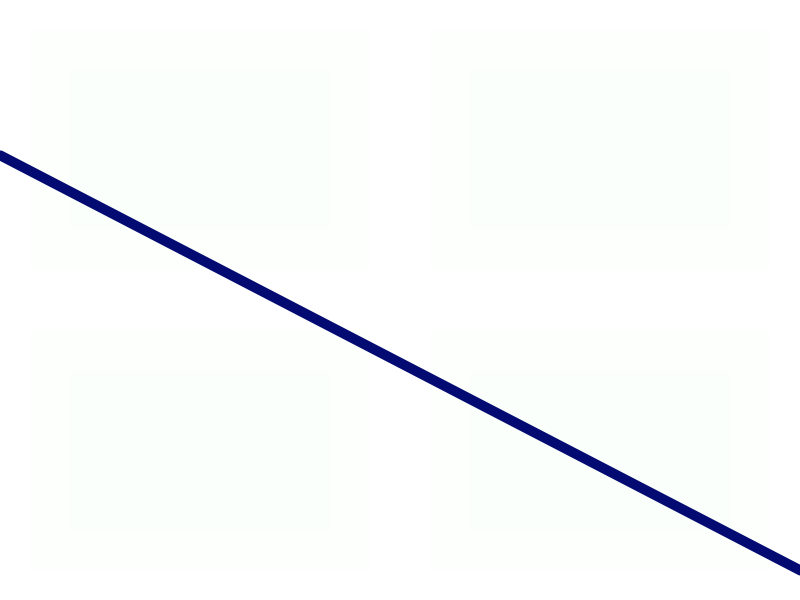
Frame 1 (no input)
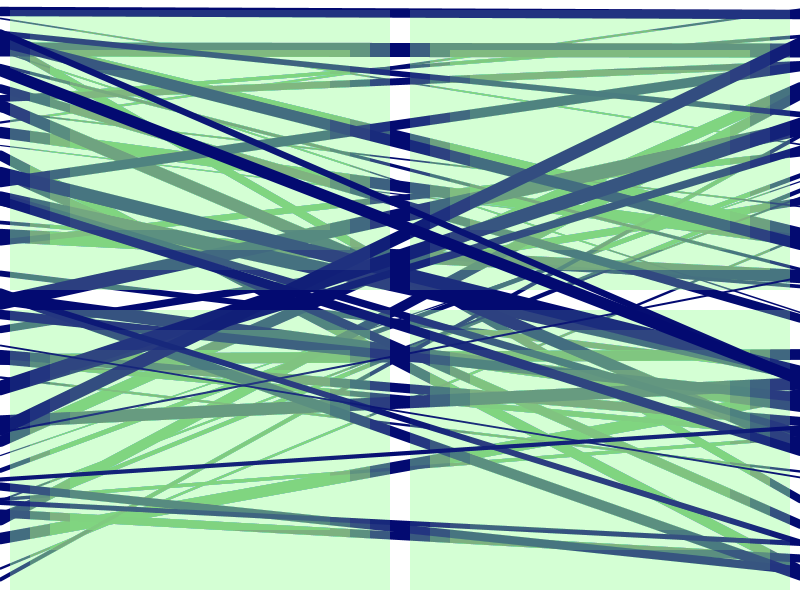
Frame 60 (the mouse pressed at the canvas centre just before this capture)
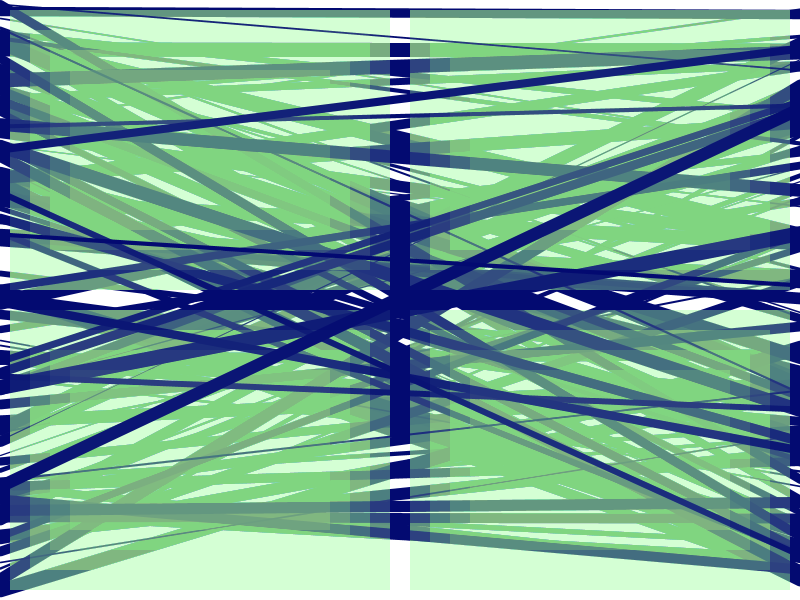
Frame 120 (the mouse held since frame 60 and released just before this capture)

The Processing sketch that drew these frames (run headless with seeded random() and noise(); from frame 60 on, the mouse is pressed at the canvas centre):

// Processing sketch: processing_130925
// ── processing_130925.pde

void setup() {
  size(800,600);
  background(255);
}
 
void draw() {
  noStroke();
  fill(#B6EDAA,3);
  rect(10,10,380,280);
  rect(30,30,340,240);
  rect(50,50,300,200);
  rect(70,70,260,160);
  rect(410,10,380,280);
  rect(430,30,340,240);
  rect(450,50,300,200);
  rect(470,70,260,160);
  rect(10,310,380,280);
  rect(30,330,340,240);
  rect(50,350,300,200);
  rect(70,370,260,160);
  rect(410,310,380,280);
  rect(430,330,340,240);
  rect(450,350,300,200);
  rect(470,370,260,160);
  
  
 
 
  
  //noFill();
  stroke(#030A71);
  strokeWeight(random(1, 15));
  line(0, random(height), width, random(height));
 

}
